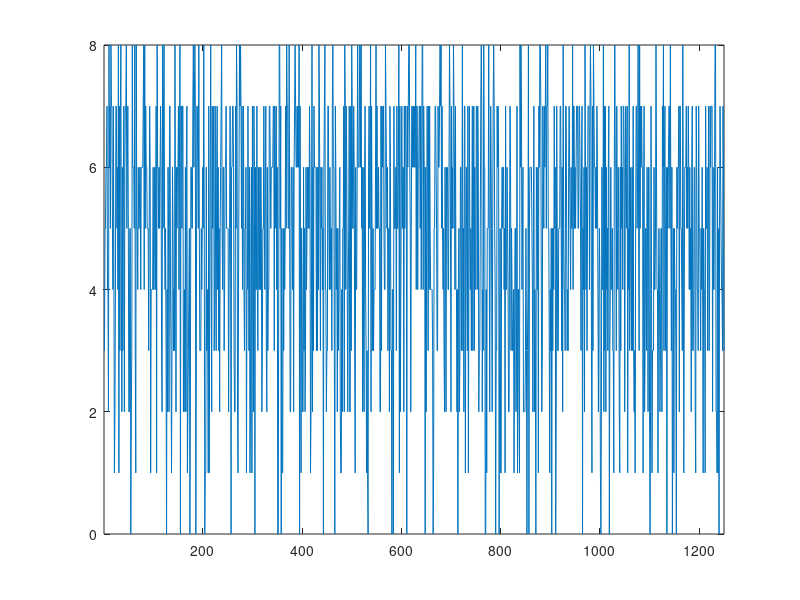

Here is the MATLAB script that generated this plot:

clc
clear

alfa = 0.1;
beta = 0.3;
p = 0.8;
sample_size = 8; % n

pocet_generovanych = 10000;
stav = 1;

counter_one = 0;
counter_zero = 0;
% generovanie sekvencie bitov
for i=1:pocet_generovanych
    if stav == 1
        pravd_p = 1.*rand();
        if pravd_p <= p     % mmbp parameter pravdepodobnosti na 1
            mmbp_data(i) = 1;
            counter_one = counter_one + 1;
        else
            mmbp_data(i) = 0;
            counter_zero = counter_zero + 1;
        end

        % či sa mení stav
        pravd = 1.*rand();
        if pravd >= (1 - alfa)
            stav = 0;
        end
    else
        mmbp_data(i) = 0;
        counter_zero = counter_zero + 1;

        % či sa mení stav
        pravd = 1.*rand();
        if pravd >= (1-beta)
            stav = 1;
        end
    end
end

% samplovanie dat
sampled_mmbp_data = zeros(1,ceil(pocet_generovanych/sample_size));

pom_sum = sum(mmbp_data(1:sample_size));
sampled_mmbp_data(1) = pom_sum;

for i=1:(pocet_generovanych/sample_size)-1
    pom_sum = sum(mmbp_data((i*sample_size)+1:(i*sample_size)+sample_size));
    sampled_mmbp_data(i+1) = pom_sum;
end

%%%%%%%%%%%%%%%%%%%%%%%% ZISTENIE ALFA BETA P %%%%%%%%%%%%%%%%%%%%%%%%%%%%

lambda_avg = mean(sampled_mmbp_data);

% zistenie ppeak
max_number = max(sampled_mmbp_data);
peak = numel(find(sampled_mmbp_data==max_number));
ppeak = peak/length(sampled_mmbp_data);

p_2 = 0.8;
sample_size = 8; % n

spodna_hranica_p = (sample_size*ppeak/lambda_avg)^(1/sample_size-1);

alfa_2 = 1 - (((sample_size * ppeak) / lambda_avg)^(1 / (sample_size - 1))) * 1 / p_2;
beta_2 = (lambda_avg * alfa_2) / ((sample_size * p_2) - lambda_avg);

%%%%%%%%%%%%%%%%%%%%%%%% ET ET2 %%%%%%%%%%%%%%%%%%%%%%%%

%et = ((alfa_2 + beta_2)/(beta_2 * p_2)) - 1;
%et2 = % netusim čo je q

lastNonZeroIndex = find(sampled_mmbp_data, 1, 'last');
sampled_mmbp_data = sampled_mmbp_data(1:lastNonZeroIndex);

et = sampled_mmbp_data(lastNonZeroIndex) / lastNonZeroIndex; % ked sa na tento vzorec divam po case tak toto "sampled_mmbp_data(lastNonZeroIndex)" je zle lebo nemam kumulativne casy

ti = diff(sampled_mmbp_data);
ti2 = ti.^2;
n = max(sampled_mmbp_data);
et2 = (1/(n - 1)) * sum(ti2);

%%%%%%%%%%%%%%%%%%%%%%%%%%%% OUTPUT %%%%%%%%%%%%%%%%%%%%%%%%%%%%%%%%%%%%%%

fprintf("lambda avg: %f  idealne ma byt 4,8\n", mean(sampled_mmbp_data))
fprintf("ppeak: %f       idealne ma byt 0,06\n",ppeak)
plot(sampled_mmbp_data)
xlim([1 length(sampled_mmbp_data) ])


